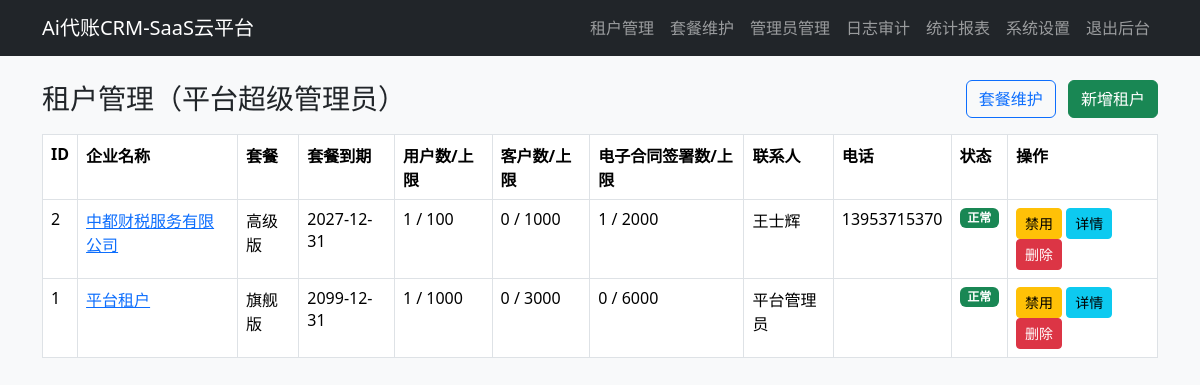
Screenshot of /platform_tenant_manage.php (signed in) with the database file from the repository.
### tables this page shows
CREATE TABLE `tenants` (
  `id` int(11) NOT NULL AUTO_INCREMENT,
  `name` varchar(255) NOT NULL,
  `contact_person` varchar(64) DEFAULT NULL,
  `contact_phone` varchar(32) DEFAULT NULL,
  `contact_email` varchar(128) DEFAULT NULL,
  `status` tinyint(1) DEFAULT '1',
  `is_deleted` tinyint(1) DEFAULT '0',
  `package_id` int(11) DEFAULT NULL,
  `package_expire` date DEFAULT NULL,
  `created_at` timestamp NULL DEFAULT CURRENT_TIMESTAMP,
  PRIMARY KEY (`id`),
  UNIQUE KEY `name` (`name`)
);

CREATE TABLE `tenant_packages` (
  `id` int(11) NOT NULL AUTO_INCREMENT,
  `name` varchar(32) NOT NULL,
  `max_users` int(11) DEFAULT NULL,
  `max_clients` int(11) DEFAULT NULL,
  `max_agreements` int(11) DEFAULT NULL,
  `price` decimal(10,2) DEFAULT '0.00',
  PRIMARY KEY (`id`)
);

### public/platform_tenant_manage.php (the view, shortened to what this page needs)
<?php
require_once __DIR__.'/platform_utils.php';
$stmt = $db->query("
SELECT t.*,
    (SELECT COUNT(*) FROM users WHERE tenant_id=t.id) as user_count,
    (SELECT COUNT(*) FROM contracts WHERE tenant_id=t.id) as client_count,
    (SELECT COUNT(*) FROM contracts_agreement WHERE tenant_id=t.id) as agreement_count,
    tp.name as package_name, tp.max_users, tp.max_clients, tp.max_agreements
FROM tenants t
LEFT JOIN tenant_packages tp ON t.package_id=tp.id
WHERE t.is_deleted=0
ORDER BY t.id DESC
");
$tenants = $stmt->fetchAll(PDO::FETCH_ASSOC);
include('platform_navbar.php');
?>
<!DOCTYPE html>
<html>
<head>
    <link href="/bootstrap/css/bootstrap.min.css" rel="stylesheet">
</head>
<body class="bg-light">
<div class="container mt-4">
    <div class="d-flex align-items-center justify-content-between mb-3">
        <h3 class="mb-0">租户管理（平台超级管理员）</h3>
        <div>
            <a href="platform_package_manage.php" class="btn btn-outline-primary me-2">套餐维护</a>
            <a href="platform_tenant_add.php" class="btn btn-success">新增租户</a>
        </div>
    </div>
    <table class="table table-bordered">
        <tr>
            <th>ID</th>
            <th>企业名称</th>
            <th>套餐</th>
            <th>套餐到期</th>
            <th>用户数/上限</th>
            <th>客户数/上限</th>
            <th>电子合同签署数/上限</th>
            <th>联系人</th>
            <th>电话</th>
            <th>状态</th>
            <th>操作</th>
        </tr>
        <?php foreach($tenants as $t):?>
        <?php
            $user_warn = ($t['max_users'] && $t['user_count'] >= $t['max_users']);
            $client_warn = ($t['max_clients'] && $t['client_count'] >= $t['max_clients']);
            $agreement_warn = ($t['max_agreements'] && $t['agreement_count'] >= $t['max_agreements']);
        ?>
        <tr>
            <td><?=$t['id']?></td>
            <td>
                <a href="platform_tenant_detail.php?id=<?=$t['id']?>">
                    <?=htmlspecialchars($t['name'])?>
                </a>
            </td>
            <td><?=htmlspecialchars($t['package_name'] ?? '-')?></td>
            <td><?=htmlspecialchars($t['package_expire'])?></td>
            <td class="<?=$user_warn ? 'over-limit' : ''?>">
                <?=$t['user_count']?> / <?=($t['max_users']?:'-')?>
            </td>
            <td class="<?=$client_warn ? 'over-limit' : ''?>">
                <?=$t['client_count']?> / <?=($t['max_clients']?:'-')?>
            </td>
            <td class="<?=$agreement_warn ? 'over-limit' : ''?>">
                <?=$t['agreement_count']?> / <?=($t['max_agreements']?:'-')?>
            </td>
            <td><?=htmlspecialchars($t['contact_person'])?></td>
            <td><?=htmlspecialchars($t['contact_phone'])?></td>
            <td>
                <?php if($t['status']): ?>
                    <span class="badge bg-success">正常</span>
                <?php else: ?>
                    <span class="badge bg-danger">禁用</span>
                <?php endif;?>
            </td>
            <td>
                <a href="?toggle=<?=$t['id']?>" class="btn btn-sm btn-warning" onclick="return confirm('确定切换启用/禁用状态？')">
                    <?=$t['status'] ? '禁用' : '启用'?>
                </a>
                <a href="platform_tenant_detail.php?id=<?=$t['id']?>" class="btn btn-sm btn-info">详情</a>
                <a href="?delete=<?=$t['id']?>" class="btn btn-sm btn-danger" onclick="return confirm('确定要删除此租户？')">删除</a>
            </td>
        </tr>
        <?php endforeach;?>
    </table>
</div>
</body>
</html>

### rows the page displays
tenants: id "2", name "中都财税服务有限公司", tenant_packages.name "高级版", package_expire "2027-12-31", user_count "1", tenant_packages.max_users "100", client_count "0", tenant_packages.max_clients "1000", agreement_count "1", tenant_packages.max_agreements "2000", contact_person "王士辉", contact_phone "13953715370", status "正常"
tenants: id "1", name "平台租户", tenant_packages.name "旗舰版", package_expire "2099-12-31", user_count "1", tenant_packages.max_users "1000", client_count "0", tenant_packages.max_clients "3000", agreement_count "0", tenant_packages.max_agreements "6000", contact_person "平台管理员", status "正常"

### other values shown
$platform_name "Ai代账CRM-SaaS云平台"
